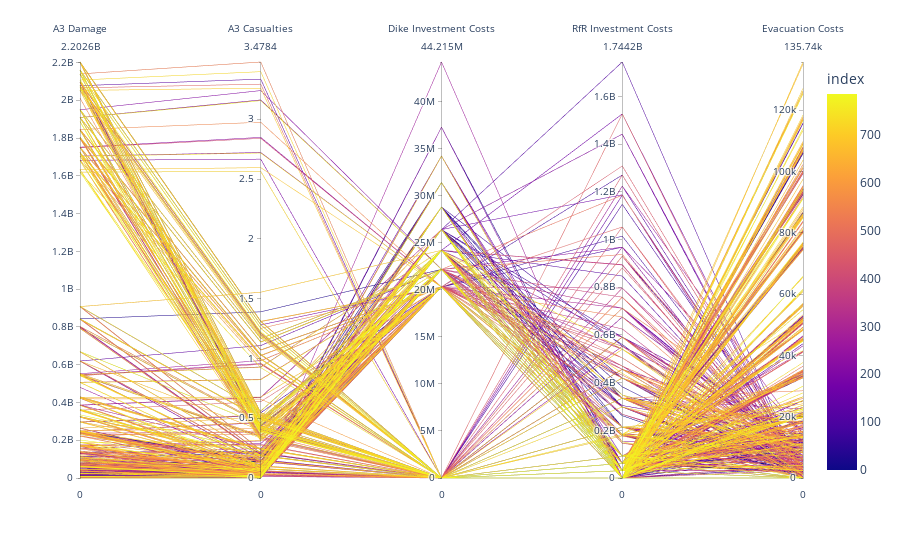

The notebook cell saved with this chart:
### Code cell
fig4 = px.parallel_coordinates(ms_results_df, labels= {"A3 Expected Annual Damage" : "A3 Damage", "A3 Aggr Expected Number of Deaths" : "A3 Casualties", "A3 Dike Investment Costs" : "Dike Investment Costs", "Room for River Investment Costs" : "RfR Investment Costs","Evacuation Costs":"Evacuation Costs"}, color = ms_results_df.index, dimensions= ["A3 Expected Annual Damage", "A3 Aggr Expected Number of Deaths", "A3 Dike Investment Costs", "Room for River Investment Costs","Evacuation Costs"])
fig4.show()

### Figure 1 — Plotly figure (JSON) as saved in the notebook; plotly's stock layout.template omitted (floating-point values rounded to 4 significant figures; data arrays with more than 128 entries replaced by an {"elided": "..."} marker saying what was removed)
{"data": [{"dimensions": [{"label": "A3 Damage", "values": {"elided": "786 float values"}}, {"label": "A3 Casualties", "values": {"elided": "786 float values"}}, {"label": "Dike Investment Costs", "values": {"elided": "786 float values"}}, {"label": "RfR Investment Costs", "values": {"elided": "786 int values"}}, {"label": "Evacuation Costs", "values": {"elided": "786 float values"}}], "domain": {"x": [0, 1], "y": [0, 1]}, "line": {"color": {"elided": "786 int values"}, "coloraxis": "coloraxis"}, "name": "", "type": "parcoords"}], "layout": {"coloraxis": {"colorbar": {"title": {"text": "index"}}, "colorscale": [[0, "#0d0887"], [0.1111, "#46039f"], [0.2222, "#7201a8"], [0.3333, "#9c179e"], [0.4444, "#bd3786"], [0.5556, "#d8576b"], [0.6667, "#ed7953"], [0.7778, "#fb9f3a"], [0.8889, "#fdca26"], [1, "#f0f921"]]}, "legend": {"tracegroupgap": 0}, "margin": {"t": 60}}}
